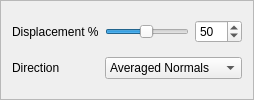
       <widget class="QFrame" name="mesh_displacement_frame">
        <property name="enabled">
         <bool>true</bool>
        </property>
        <property name="frameShape">
         <enum>QFrame::StyledPanel</enum>
        </property>
        <property name="frameShadow">
         <enum>QFrame::Raised</enum>
        </property>
        <layout class="QGridLayout">
         <item row="0" column="0">
          <widget class="QLabel" name="label_6">
           <property name="text">
            <string>Displacement %</string>
           </property>
          </widget>
         </item>
         <item row="0" column="2">
          <widget class="QDoubleSpinBox" name="displacement_spin_box">
           <property name="decimals">
            <number>0</number>
           </property>
           <property name="minimum">
            <double>1.000000000000000</double>
           </property>
           <property name="maximum">
            <double>100.000000000000000</double>
           </property>
           <property name="singleStep">
            <double>1.000000000000000</double>
           </property>
           <property name="value">
            <double>50.000000000000000</double>
           </property>
          </widget>
         </item>
         <item row="1" column="0">
          <widget class="QLabel" name="label_8">
           <property name="text">
            <string>Direction</string>
           </property>
          </widget>
         </item>
         <item row="1" column="1" colspan="2">
          <widget class="QComboBox" name="mesh_displacement_direction">
           <item>
            <property name="text">
             <string>Averaged Normals</string>
            </property>
           </item>
           <item>
            <property name="text">
             <string>Per Vertex Normals</string>
            </property>
           </item>
          </widget>
         </item>
         <item row="0" column="1">
          <widget class="QSlider" name="mesh_displacement_slider">
           <property name="minimum">
            <number>1</number>
           </property>
           <property name="maximum">
            <number>100</number>
           </property>
           <property name="singleStep">
            <number>1</number>
           </property>
           <property name="pageStep">
            <number>10</number>
           </property>
           <property name="value">
            <number>50</number>
           </property>
           <property name="sliderPosition">
            <number>50</number>
           </property>
           <property name="orientation">
            <enum>Qt::Horizontal</enum>
           </property>
          </widget>
         </item>
        </layout>
       </widget>
